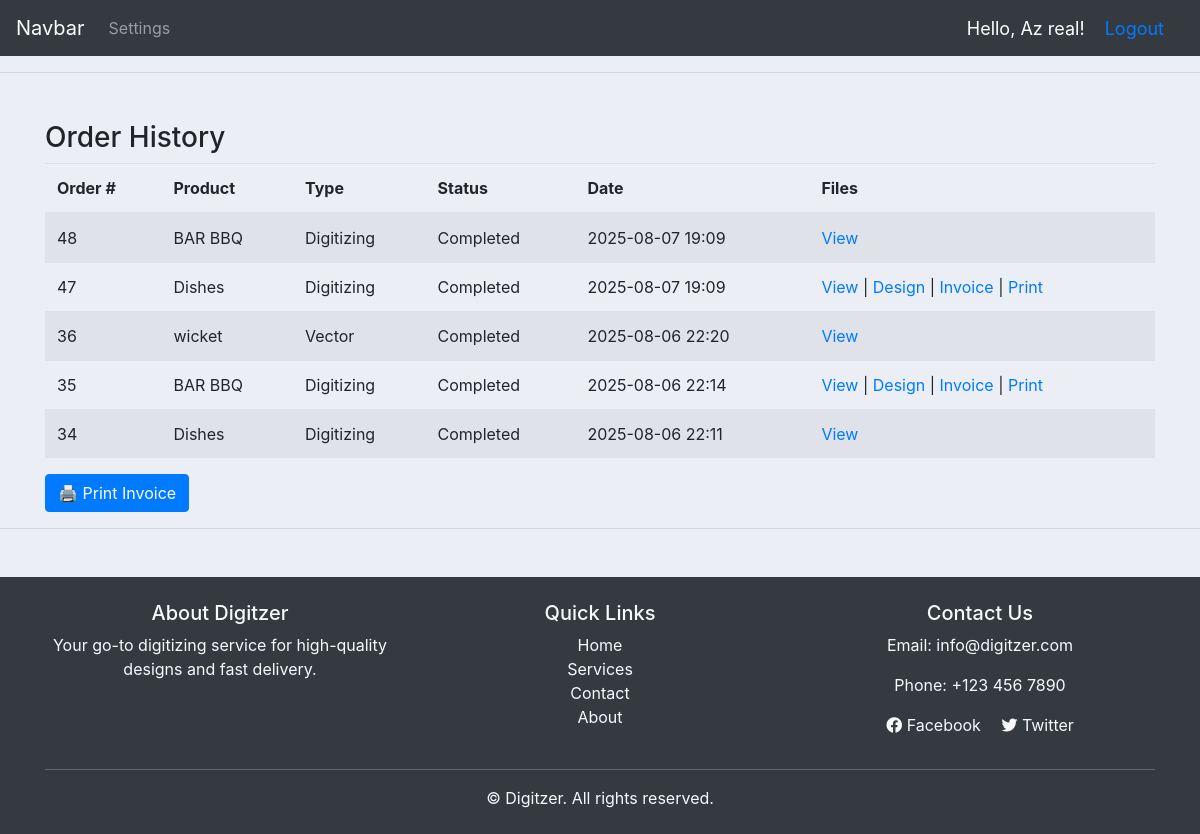
Before: /order/history/ (signed in) with the older database file.
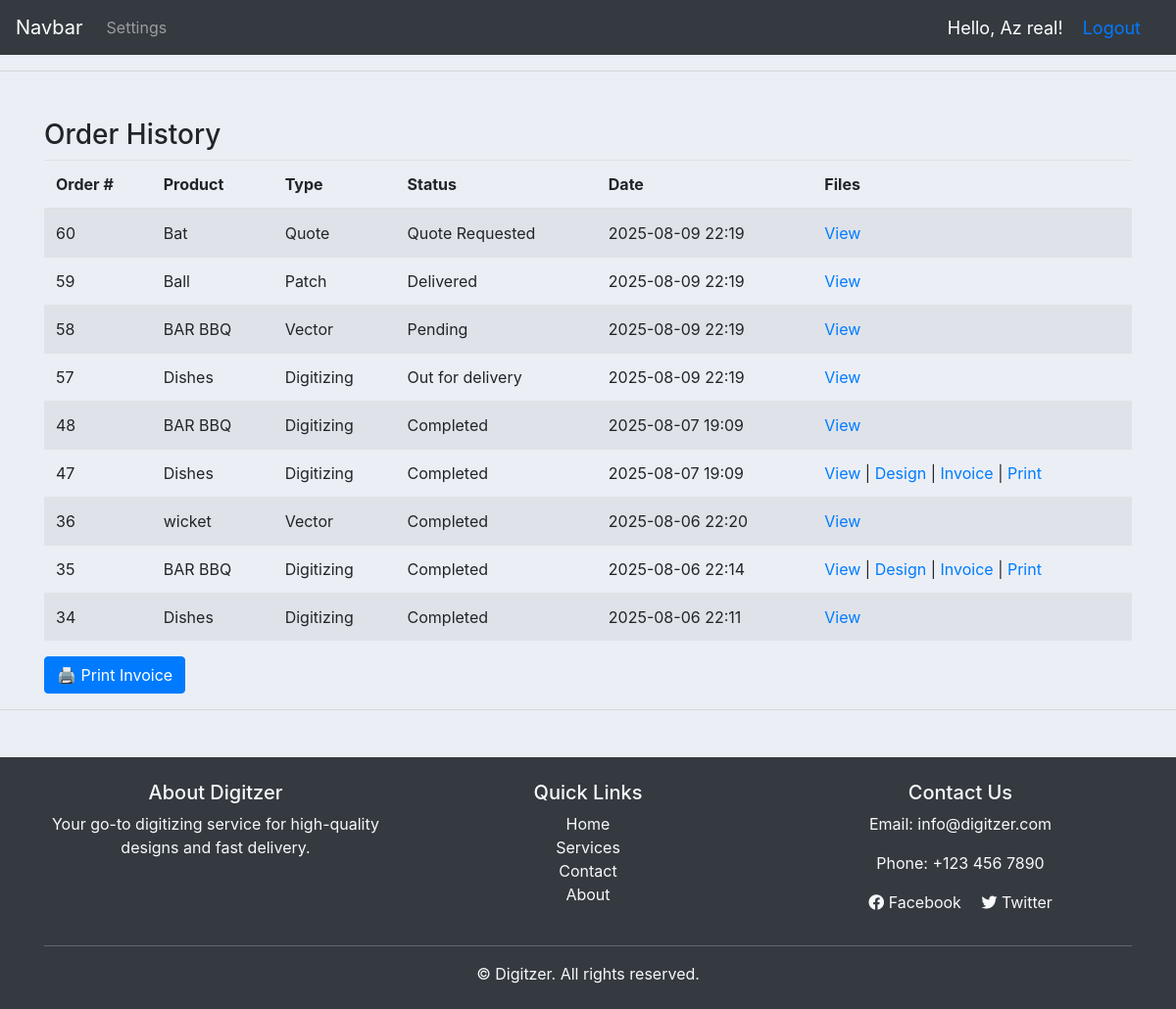
After: the same page with the newer database file.
### accounts/models.py (models this page shows, shortened)
class Order(models.Model):
    STATUS = (
        ('Pending', 'Pending'),
        ('Out for delivery', 'Out for delivery'),
        ('Delivered', 'Delivered'),
        ('Quote Requested', 'Quote Requested'),
        ('Active', 'Active'),
        ('Completed', 'Completed'),
        ('Released', 'Released'),
    )
    ORDER_TYPE = (
        ('Digitizing', 'Digitizing'),
        ('Vector', 'Vector'),
        ('Patch', 'Patch'),
        ('Quote', 'Quote'),
    )
    PAYMENT_STATUS = (
        ('Pending', 'Pending'),
        ('Paid', 'Paid'),
        ('Refunded', 'Refunded'),
    )
    REVIEW_STATUS = (
    ('Pending', 'Pending'),
    ('Approved', 'Approved'),
    ('Rejected', 'Rejected'),
)
    customer = models.ForeignKey(Customer, null=True, on_delete=models.SET_NULL)
    product = models.ForeignKey(Product, null=True, on_delete=models.SET_NULL)
    order_type = models.CharField(max_length=50, choices=ORDER_TYPE, null=True, blank=True)
    date_created = models.DateTimeField(auto_now_add=True, null=True)
    status = models.CharField(max_length=200, null=True, choices=STATUS)
    note = models.CharField(max_length=1000, null=True, blank=True)
    design_file = models.FileField(upload_to='designs/', null=True, blank=True)
    invoice_file = models.FileField(upload_to='invoices/', null=True, blank=True)
    assigned_to = models.ForeignKey('SalesRepresentative', on_delete=models.SET_NULL, null=True, blank=True)
    released = models.BooleanField(default=False)  # For release_projects
    payment_status = models.CharField(max_length=20, choices=PAYMENT_STATUS, default='Pending')  # For follow-up payments
    date_completed = models.DateTimeField(null=True, blank=True)  # Optional: track completion time
    review_status = models.CharField(max_length=20, choices=REVIEW_STATUS, default='Pending')
    review_comment = models.TextField(blank=True, null=True)

class Product(models.Model):
    CATEGORY = (
        ('Indoor', 'Indoor'),
        ('Out Door', 'Out Door'),
    )
    name = models.CharField(max_length=200)
    price = models.FloatField(null=True)
    category = models.CharField(max_length=200, null=True, choices=CATEGORY)
    description = models.CharField(max_length=200)
    date_created = models.DateTimeField(auto_now_add=True, null=True)
    tags = models.ManyToManyField(Tag)
    def __str__(self):
        return self.name

### accounts/views.py (the view)
# urls.py: path('order/history/', views.orderHistory, name='order_history'),
@login_required
def orderHistory(request):
    customer = get_object_or_404(Customer, user=request.user)
    orders = Order.objects.filter(customer=customer).order_by('-date_created')
    return render(request, 'accounts/order_history.html', {'orders': orders})

### templates/accounts/order_history.html
{% extends 'accounts/main.html' %}
{% load static %}
{% block content %}
<div class="container mt-5">
    <h3>Order History</h3>
    <table class="table table-striped">
        <thead>
            <tr>
                <th>Order #</th>
                <th>Product</th>
                <th>Type</th>
                <th>Status</th>
                <th>Date</th>
                <th>Files</th>
            </tr>
        </thead>
        <tbody>
            {% for order in orders %}
            <tr>
                <td>{{ order.id }}</td>
                <td>{{ order.product }}</td>
                <td>{{ order.order_type }}</td>
                <td>{{ order.status }}</td>
                <td>{{ order.date_created|date:"Y-m-d H:i" }}</td>
                <td>
                    <a href="{% url 'order_detail' order.id %}">View</a>
                    {% if order.design_file %} | <a href="{% url 'download_design' order.id %}">Design</a>{% endif %}
                    {% if order.invoice_file %} | <a href="{% url 'download_invoice' order.id %}">Invoice</a> | <a href="{% url 'print_invoice' order.id %}" target="_blank">Print</a>{% endif %}
                </td>
            </tr>
            {% empty %}
            <tr><td colspan="6">No orders yet.</td></tr>
            {% endfor %}
        </tbody>
    </table>
    <a href="{% url 'print_invoice' order.id %}" target="_blank" class="btn btn-primary">
        🖨 Print Invoice
    </a>
</div>
{% endblock %}

Changed rows visible on the page:
added Order: id "60", product "Bat", order_type "Quote", status "Quote Requested", date_created "2025-08-09 22:19"
added Order: id "59", product "Ball", order_type "Patch", status "Delivered", date_created "2025-08-09 22:19"
added Order: id "58", product "BAR BBQ", order_type "Vector", status "Pending", date_created "2025-08-09 22:19"
added Order: id "57", product "Dishes", order_type "Digitizing", status "Out for delivery", date_created "2025-08-09 22:19"
